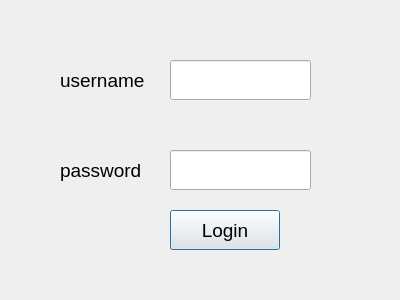
<?xml version="1.0" encoding="UTF-8"?>
<ui version="4.0">
 <class>Login</class>
 <widget class="QDialog" name="Login">
  <property name="geometry">
   <rect>
    <x>0</x>
    <y>0</y>
    <width>400</width>
    <height>300</height>
   </rect>
  </property>
  <property name="font">
   <font>
    <pointsize>14</pointsize>
   </font>
  </property>
  <property name="windowTitle">
   <string>Dialog</string>
  </property>
  <widget class="QLineEdit" name="leUsername">
   <property name="geometry">
    <rect>
     <x>170</x>
     <y>60</y>
     <width>141</width>
     <height>40</height>
    </rect>
   </property>
  </widget>
  <widget class="QLineEdit" name="lePassword">
   <property name="geometry">
    <rect>
     <x>170</x>
     <y>150</y>
     <width>141</width>
     <height>40</height>
    </rect>
   </property>
  </widget>
  <widget class="QPushButton" name="btnLogin">
   <property name="geometry">
    <rect>
     <x>170</x>
     <y>210</y>
     <width>110</width>
     <height>40</height>
    </rect>
   </property>
   <property name="text">
    <string>Login</string>
   </property>
  </widget>
  <widget class="QLabel" name="label">
   <property name="geometry">
    <rect>
     <x>60</x>
     <y>60</y>
     <width>110</width>
     <height>40</height>
    </rect>
   </property>
   <property name="text">
    <string>username</string>
   </property>
  </widget>
  <widget class="QLabel" name="label_2">
   <property name="geometry">
    <rect>
     <x>60</x>
     <y>150</y>
     <width>110</width>
     <height>40</height>
    </rect>
   </property>
   <property name="text">
    <string>password</string>
   </property>
  </widget>
 </widget>
 <resources/>
 <connections/>
</ui>
